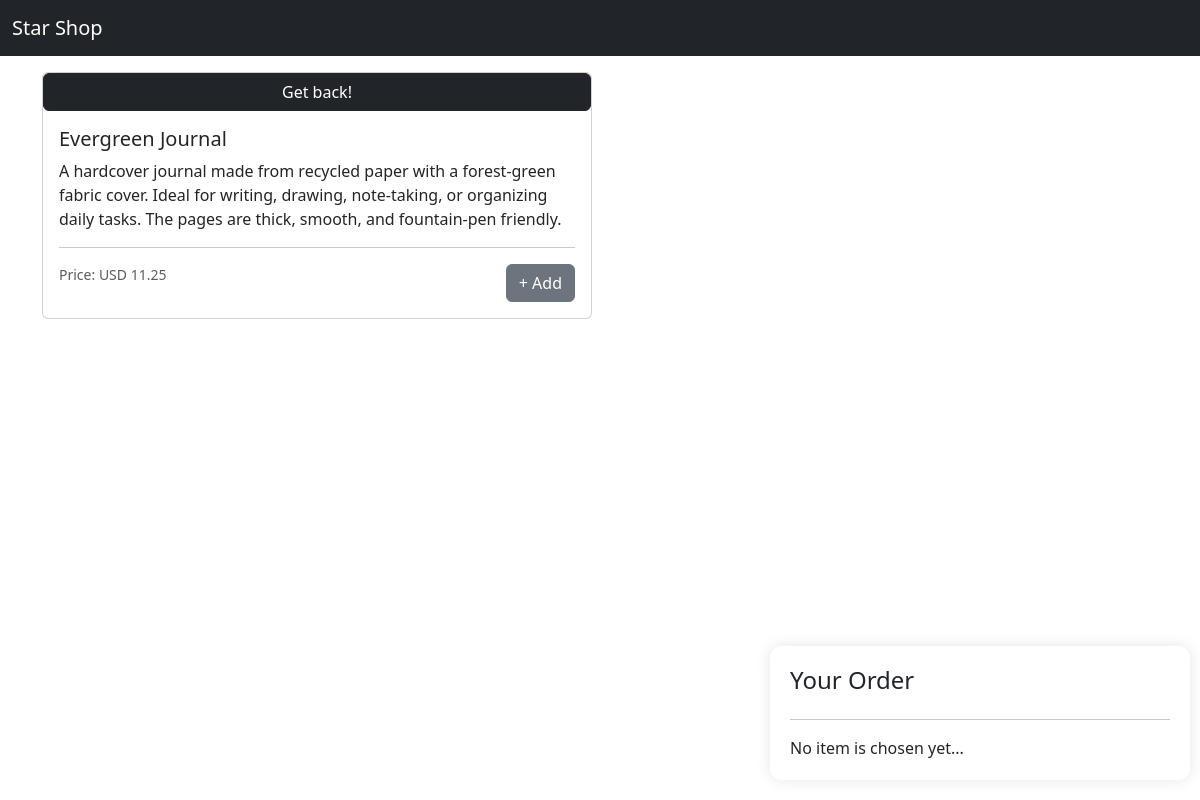
Screenshot of /item/3 with the database file from the repository.
### items/models.py (models this page shows, shortened)
class Item(models.Model):
    name = models.CharField(max_length=100)
    description = models.TextField()
    price = models.DecimalField(max_digits=10, decimal_places=2)
    currency = models.CharField(max_length=3, choices=CurrencyEnum.choices, default=CurrencyEnum.USD)

### items/views.py (the view)
# urls.py: path("item/<int:item_id>", views.ItemDetailView.as_view(), name="item"),
class ItemDetailView(View):
    def get(self, request, item_id):
        item = Item.objects.filter(id=item_id).first()
        return render(
            request,
            'items/item.html',
            {'item': item, 'stripe_public_key': settings.STRIPE_PUBLIC_KEY}
        )

### items/templates/items/item.html (shortened to what this page needs)
{% extends "items/base.html" %}
{% block content %}
{% if item %}
<div class="card mb-3 mt-3" style="max-width: 550px;">
    <button type="button" class="btn btn-dark">
        <a href="{% url 'item_list' %}" class="back w-100 d-block">Get back!</a>
    </button>
    <div class="row g-0">
        <div class="card-body">
            <h5 class="card-title">{{ item.name }}</h5>
            <p class="card-text">{{ item.description }}</p>
            <hr>
            <div class="d-flex justify-content-between">
                <small class="text-body-secondary">Price: {{ item.currency }}<span id="price"> {{ item.price }}</span></small>
                <button class="btn btn-secondary add-button">+ Add</button>
            </div>
        </div>
    </div>
</div>
{% else %}
<h2 class="mt-3">Item not found...</h2>
{% endif %}
{% endblock content %}

### items/static/items/css/style.css (style rules this page uses)
#buy-button, .back { color: white !important; text-decoration: none; }

### rows the page displays
Item: name "Evergreen Journal", description "A hardcover journal made from recycled paper with a forest-green fabric cover. Ideal for writing, drawing, note-taking, or organizing daily tasks. The pages are thick, smooth, and fountain-pen friendly.", currency "USD", price "11.25"
